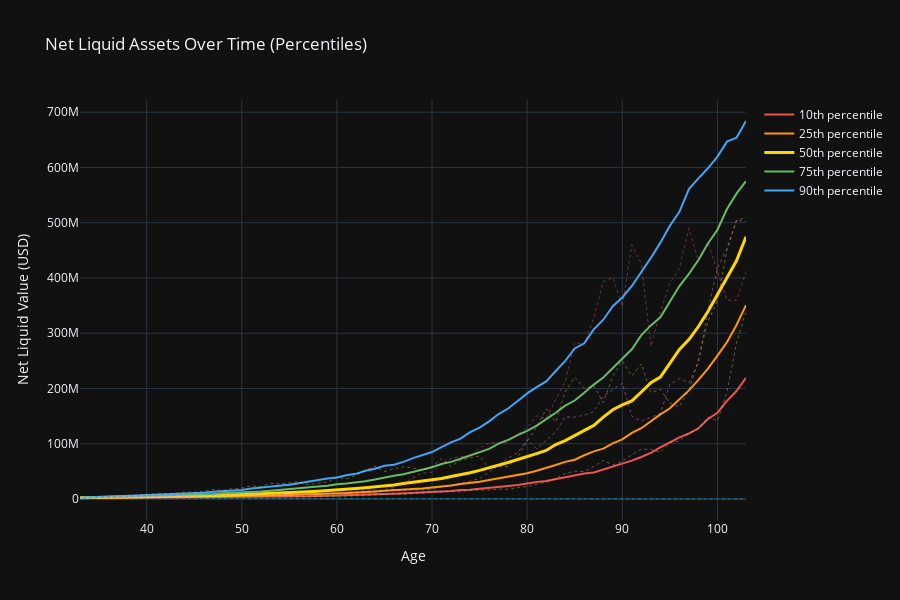

Notebook code for this chart:
### Code cell
# NET LIQUID ASSETS VISUALIZATION (Percentiles)

liq = go.Figure()

# Calculate percentiles across simulations
percentiles = [10, 25, 50, 75, 90]
colors = ['#EF5350', '#FF9800', '#FFD700', '#66BB6A', '#42A5F5']

for idx, p in enumerate(percentiles):
    percentile_values = net_liq.drop('age', axis=1).quantile(p/100, axis=1)
    liq.add_trace(go.Scatter(
        x=net_liq['age'], 
        y=percentile_values, 
        mode='lines', 
        name=f'{p}th percentile',
        line=dict(width=3 if p == 50 else 2, color=colors[idx])
    ))

# Add a few sample trajectories for context
sample_indices = [worst_case[2], p25_case[2], median_case[2], p75_case[2], best_case[2]]
for idx in sample_indices:
    if idx in net_liq.columns:
        liq.add_trace(go.Scatter(
            x=net_liq['age'], 
            y=net_liq[idx], 
            mode='lines', 
            name=f'Sample Sim #{idx}',
            line=dict(width=1, dash='dot'),
            opacity=0.4,
            showlegend=False
        ))

liq.update_layout(
    title='Net Liquid Assets Over Time (Percentiles)',
    xaxis_title='Age',
    yaxis_title='Net Liquid Value (USD)',
    template='plotly_dark',
    hovermode='x unified',
    height=600
)
liq.show()
